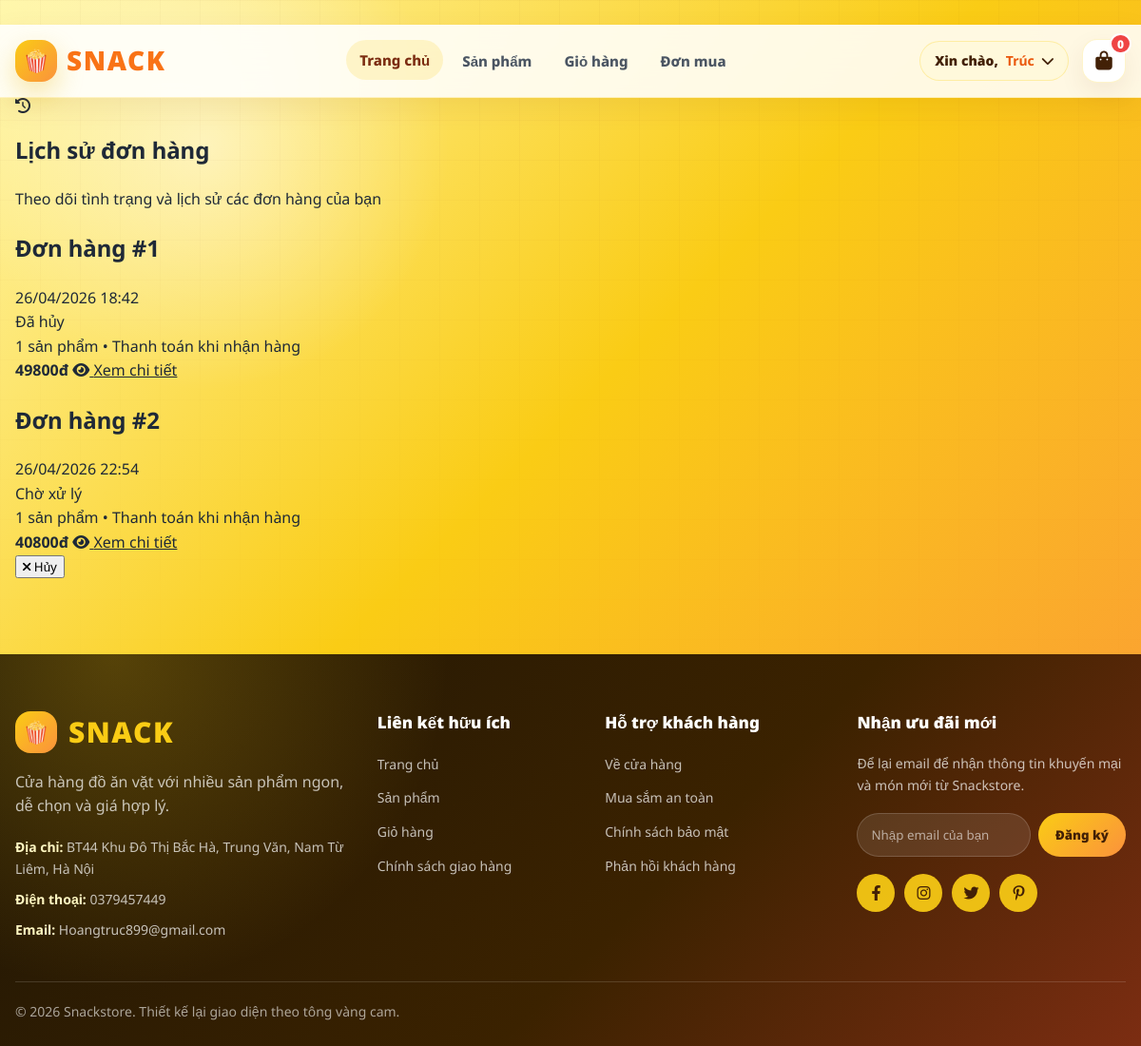
Page /orders/ (signed in) on the committed database.
### apps/orders/models.py (models this page shows, shortened)
class Order(models.Model):
    STATUS_CHOICES = [
        ("pending", "Chờ xử lý"),
        ("processing", "Đang xử lý"),
        ("shipping", "Đang giao"),
        ("completed", "Hoàn thành"),
        ("cancelled", "Đã hủy"),
    ]
    PAYMENT_CHOICES = [
        ("cod", "Thanh toán khi nhận hàng"),
    ]
    user = models.ForeignKey(
        User,
        on_delete=models.SET_NULL,
        null=True,
        blank=True,
        related_name="orders",
        verbose_name="Khách hàng",
    )
    full_name = models.CharField(max_length=100, verbose_name="Họ và tên")
    email = models.EmailField(verbose_name="Email")
    phone = models.CharField(max_length=20, verbose_name="Số điện thoại")
    address = models.TextField(verbose_name="Địa chỉ")
    city = models.CharField(max_length=100, verbose_name="Tỉnh/Thành phố")
    district = models.CharField(max_length=100, verbose_name="Quận/Huyện")
    ward = models.CharField(max_length=100, verbose_name="Phường/Xã")
    notes = models.TextField(blank=True, null=True, verbose_name="Ghi chú")
    total_amount = models.DecimalField(max_digits=12, decimal_places=0, default=0, verbose_name="Tổng tiền hàng")
    shipping_fee = models.DecimalField(max_digits=12, decimal_places=0, default=0, verbose_name="Phí vận chuyển")
    promotion = models.ForeignKey(
        Promotion,
        on_delete=models.SET_NULL,
        null=True,
        blank=True,
        related_name="orders",
        verbose_name="Mã giảm giá",
    )
    promotion_code = models.CharField(max_length=30, blank=True, verbose_name="Mã giảm giá đã dùng")
    discount_amount = models.DecimalField(max_digits=12, decimal_places=0, default=0, verbose_name="Tiền giảm")
    status = models.CharField(max_length=20, choices=STATUS_CHOICES, default="pending", verbose_name="Trạng thái")
    payment_method = models.CharField(max_length=20, choices=PAYMENT_CHOICES, default="cod", verbose_name="Phương thức thanh toán")
    created_at = models.DateTimeField(auto_now_add=True, verbose_name="Ngày tạo")
    updated_at = models.DateTimeField(auto_now=True, verbose_name="Ngày cập nhật")
    class Meta:
        ordering = ["-created_at"]
        verbose_name = "Đơn hàng"
        verbose_name_plural = "Đơn hàng"
    @property
    def final_total(self):
        return self.total_amount - self.discount_amount + self.shipping_fee

### apps/orders/views.py (the view, shortened to what this page needs)
# urls.py: path("", views.order_list_view, name="list"),
def order_list_view(request):
    orders = (
        Order.objects.filter(user=request.user)
        .annotate(total_quantity=Sum("items__quantity"))
        .prefetch_related("items")
    )
    return render(request, "orders/order_list.html", {"orders": orders})

### apps/carts/context_processors.py (called while the page is built)
def cart_context(request):
    cart = request.session.get('cart', {})
    cart_count = sum(cart.values())
    return {
        'cart_count': cart_count,
        'cart_items_exist': cart_count > 0
    }

### templates/orders/order_list.html (shortened to what this page needs)
﻿{% extends 'base.html' %}
{% load static %}
{% block extra_css %}
<link rel="stylesheet" href="{% static 'css/order_list.css' %}?v=4" />
{% endblock %}
{% block content %}
<section class="order-list-page">
  <div class="order-list-container">
    <div class="order-list-hero">
      <div class="hero-icon">
        <i class="fas fa-history"></i>
      </div>
      <div>
        <h1>Lịch sử đơn hàng</h1>
        <p>Theo dõi tình trạng và lịch sử các đơn hàng của bạn</p>
      </div>
    </div>
    {% if guest_mode %}
    <div class="empty-orders-card">
      <div class="empty-icon"><i class="fas fa-user-lock"></i></div>
      <h2>Bạn cần đăng nhập</h2>
      <p>Đăng nhập để xem lịch sử đơn hàng của bạn.</p>
      <a href="{% url 'snacks:login' %}" class="primary-order-btn">
        <i class="fas fa-sign-in-alt"></i> Đăng nhập
      </a>
    </div>
    {% elif orders %}
    <div class="orders-stack">
      {% for order in orders %}
      <article class="order-history-card">
        <div class="order-card-head">
          <div>
            <h2>Đơn hàng #{{ order.id }}</h2>
            <time datetime="{{ order.created_at|date:'c' }}">{{ order.created_at|date:"d/m/Y H:i" }}</time>
          </div>
          <span class="status-pill status-{{ order.status }}">{{ order.get_status_display }}</span>
        </div>
        <div class="order-card-body">
          <div class="order-meta">
            <span>{{ order.total_quantity|default:0 }} sản phẩm</span>
            <span class="dot-separator">•</span>
            <span>{{ order.get_payment_method_display }}</span>
          </div>
          <div class="order-actions-row">
            <strong class="order-total">{{ order.final_total|floatformat:0 }}đ</strong>
            <a href="{% url 'orders:detail' order_id=order.id %}" class="view-detail-btn">
              <i class="fas fa-eye"></i> Xem chi tiết
            </a>
            {% if order.status == 'pending' %}
            <form method="post" action="{% url 'orders:cancel' order_id=order.id %}" class="cancel-order-form">
              <button type="submit" class="cancel-order-btn" onclick="return confirm('Bạn chắc chắn muốn hủy đơn hàng này?');">
                <i class="fas fa-times"></i> Hủy
              </button>
            </form>
            {% endif %}
          </div>
        </div>
      </article>
      {% endfor %}
    </div>
    {% endif %}
  </div>
</section>
{% endblock %}

### templates/components/header.html (shortened to what this page needs)
<header class="header">
  <div class="header-container">
    <a href="{% url 'snacks:list' %}" class="logo" aria-label="Về trang chủ Snackstore">
      <span class="logo-icon" aria-hidden="true"></span>
      <span class="logo-text">SNACK</span>
    </a>
    <nav class="nav-menu" aria-label="Điều hướng chính">
      <a href="{% url 'snacks:list' %}" class="nav-link{% if request.resolver_match.url_name == 'list' %} active{% endif %}">
        Trang chủ
      </a>
      <a href="{% url 'snacks:list' %}#products" class="nav-link">Sản phẩm</a>
      <a href="{% url 'cart:detail' %}" class="nav-link">Giỏ hàng</a>
      {% if user.is_authenticated %}
      <a href="{% url 'orders:list' %}" class="nav-link">Đơn mua</a>
      {% endif %}
    </nav>
    <div class="header-right">
      <div class="user-auth">
        {% if user.is_authenticated %}
        <div class="user-dropdown">
          <button type="button" class="user-greeting" onclick="toggleDropdown()" aria-expanded="false">
            <span>Xin chào,</span>
            <strong>{{ user.first_name|default:user.username }}</strong>
            <i class="fas fa-chevron-down dropdown-arrow" aria-hidden="true"></i>
          </button>
        </div>
        {% endif %}
      </div>
      <a href="{% url 'cart:detail' %}" class="icon-btn cart-link" aria-label="Xem giỏ hàng">
        <i class="fa fa-shopping-bag" aria-hidden="true"></i>
        <span class="cart-count-badge">{{ cart_count|default:0 }}</span>
      </a>
    </div>
  </div>
</header>

### static/css/main.css (style rules this page uses)
:root { --primary: #facc15; --primary-dark: #eab308; --primary-soft: #fef3c7; --orange: #f97316; --orange-dark: #ea580c; --green: #16a34a; --danger: #dc2626; --text: #1f2937; --muted: #64748b; --line: #e5e7eb; --card: #ffffff; --bg: #fff8df; --shadow: 0 16px 42px rgba(120, 53, 15, 0.12); --shadow-soft: 0 8px 24px rgba(120, 53, 15, 0.08); --radius: 20px; }
* { box-sizing: border-box; }
html { scroll-behavior: smooth; }
body { margin: 0; min-height: 100vh; color: var(--text); background: radial-gradient(circle at 8% 8%, rgba(250, 204, 21, 0.28), transparent 24rem), radial-gradient(circle at 92% 20%, rgba(249, 115, 22, 0.13), transparent 22rem), linear-gradient(180deg, #fff9db 0%, #fffdfa 38%, #ffffff 100%); font-family: "Noto Sans", Arial, sans-serif; line-height: 1.6; }
body::before { content: ""; position: fixed; inset: 0; pointer-events: none; background-image: linear-gradient(rgba(120, 53, 15, 0.035) 1px, transparent 1px), linear-gradient(90deg, rgba(120, 53, 15, 0.035) 1px, transparent 1px); background-size: 42px 42px; mask-image: linear-gradient(180deg, rgba(0,0,0,0.8), transparent 70%); z-index: -1; }
a { color: inherit; }
button, input, select, textarea { font-family: inherit; }
.container, .catalog-page, .checkout-container, .order-list-container, .order-detail-container { width: min(1200px, calc(100% - 32px)); margin-left: auto; margin-right: auto; }

### static/css/header.css (style rules this page uses)
.header { position: sticky; top: 0; z-index: 1000; background: rgba(255, 255, 255, 0.88); backdrop-filter: blur(18px); border-bottom: 1px solid rgba(250, 204, 21, 0.22); box-shadow: 0 10px 30px rgba(120, 53, 15, 0.08); }
.header-container { width: min(1200px, calc(100% - 32px)); min-height: 76px; margin: 0 auto; display: flex; align-items: center; justify-content: space-between; gap: 22px; }
.logo { display: inline-flex; align-items: center; gap: 10px; text-decoration: none; flex: 0 0 auto; }
.logo-icon { width: 44px; height: 44px; display: grid; place-items: center; border-radius: 16px; background: linear-gradient(135deg, #facc15, #fb923c); box-shadow: 0 12px 28px rgba(234, 179, 8, 0.32); }
.logo-icon::before { content: "🍿"; font-size: 23px; }
.logo-text { color: #f97316 !important; font-size: 28px; font-weight: 900; letter-spacing: 1.6px; }
.nav-menu { display: flex; align-items: center; justify-content: center; gap: 6px; flex: 1; }
.nav-link { position: relative; display: inline-flex; align-items: center; min-height: 42px; padding: 0 14px; border-radius: 999px; color: #4b5563; text-decoration: none; font-size: 15px; font-weight: 800; transition: color 0.2s ease, background 0.2s ease, transform 0.2s ease; }
.nav-link:hover, .nav-link.active { color: #7c2d12; background: rgba(250, 204, 21, 0.18); transform: translateY(-1px); }
.header-right { display: flex; align-items: center; justify-content: flex-end; gap: 14px; flex: 0 0 auto; }
.user-auth { display: flex; align-items: center; gap: 10px; }
.auth-btn, .user-greeting { min-height: 42px; display: inline-flex; align-items: center; justify-content: center; gap: 8px; padding: 0 15px; border-radius: 999px; border: 1px solid transparent; text-decoration: none; font-size: 14px; font-weight: 850; cursor: pointer; transition: transform 0.2s ease, box-shadow 0.2s ease, background 0.2s ease; }
.user-dropdown { position: relative; }
.user-greeting { color: #422006; background: #fff9db; border-color: rgba(250, 204, 21, 0.28); }
.user-greeting strong { color: #ea580c; }
.icon-btn { position: relative; width: 46px; height: 46px; display: grid; place-items: center; border-radius: 16px; color: #422006; background: #ffffff; border: 1px solid rgba(250, 204, 21, 0.22); text-decoration: none; box-shadow: 0 10px 26px rgba(120, 53, 15, 0.08); transition: transform 0.2s ease, background 0.2s ease; }
.icon-btn i { font-size: 20px; }
.cart-count-badge { position: absolute; top: -7px; right: -7px; min-width: 22px; height: 22px; padding: 0 6px; display: grid; place-items: center; border: 2px solid #fff; border-radius: 999px; color: #fff; background: #ef4444; font-size: 12px; font-weight: 900; }

### rows in the picture
Order: id "1", created_at "26/04/2026 18:42", status "Đã hủy", total_quantity "1", payment_method "Thanh toán khi nhận hàng", final_total "49800"
Order: id "2", created_at "26/04/2026 22:54", status "Chờ xử lý", total_quantity "1", payment_method "Thanh toán khi nhận hàng", final_total "40800", shows "Hủy"

### other values in the picture
{{ user.first_name|default:user.username }} "Trúc"
{{ cart_count|default:0 }} "0"
